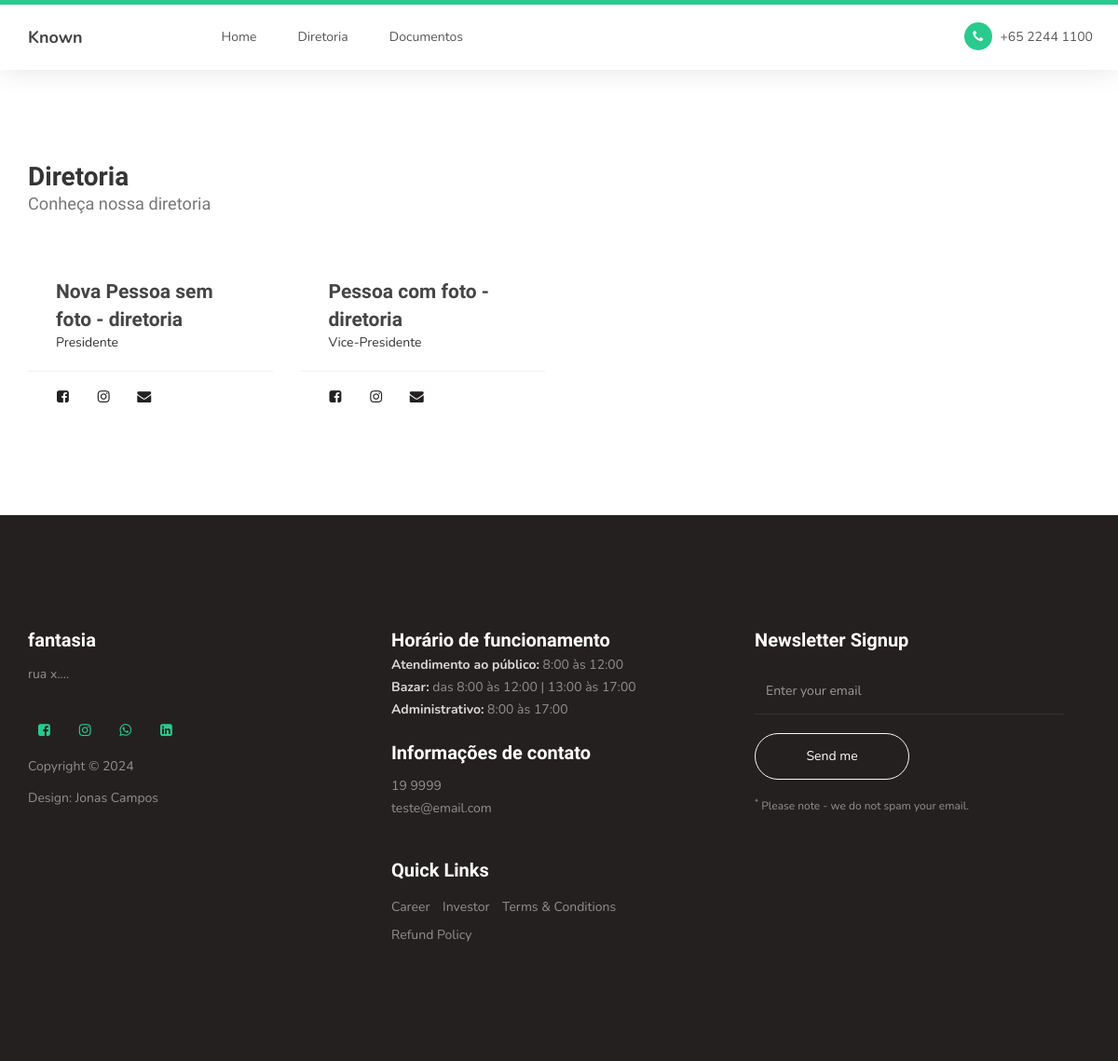
The page /diretoria/ on the database as committed earlier.
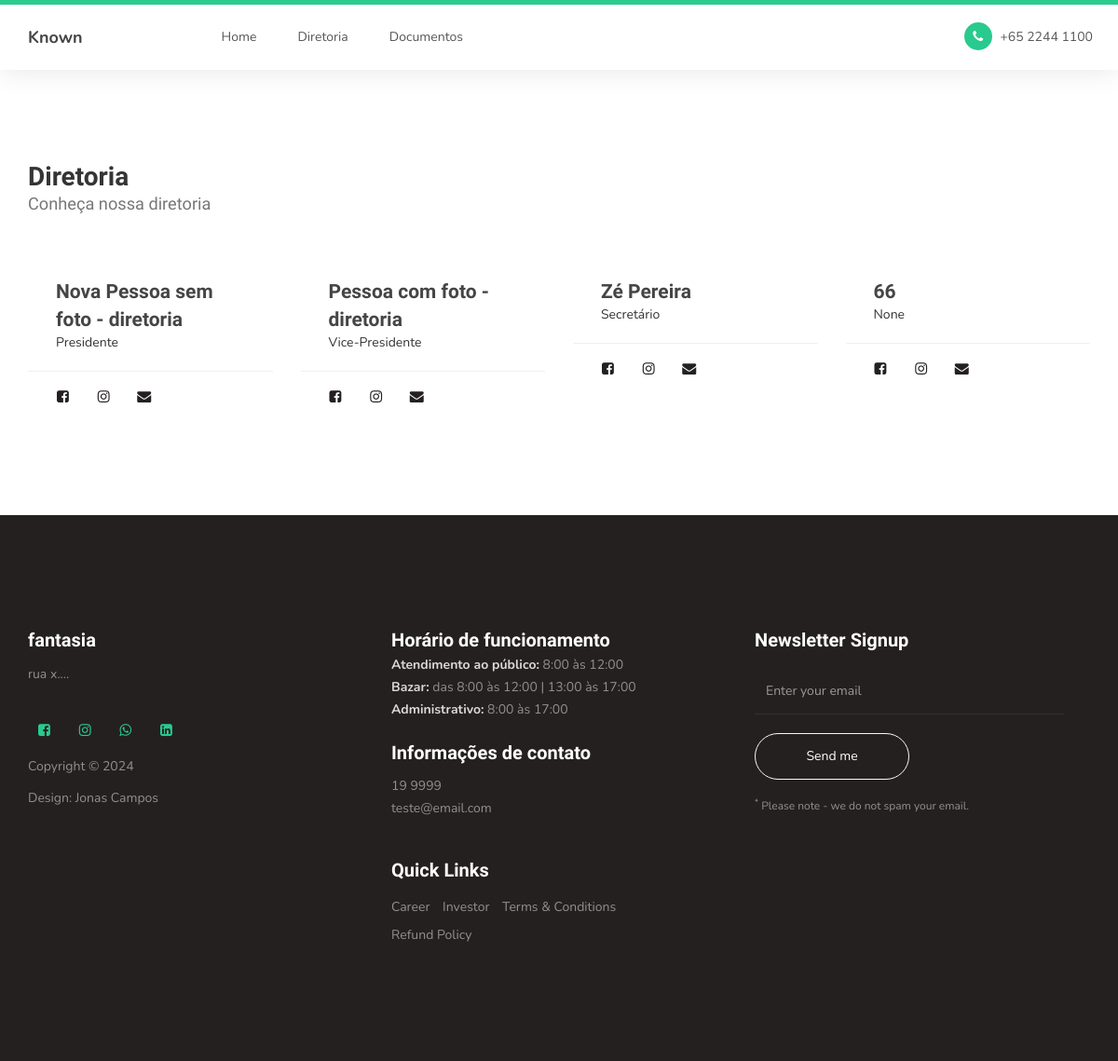
The same page on the database as committed later.
### people/models.py (models this page shows, shortened)
class People(models.Model):
    id = models.AutoField(primary_key=True)
    name = models.CharField(max_length=200, blank=False, null=False, verbose_name="Nome")
    role = models.ForeignKey(
        "JobRole",
        on_delete=models.PROTECT,
        related_name="people_jobRole",
        null=True,
        blank=True,
        verbose_name="Cargo",
    )
    photo = models.ImageField(upload_to="people/", blank=True, null=True, verbose_name="Foto")
    bio = models.TextField(blank=True, null=True)
    team = models.ForeignKey(
        "TeamList",
        on_delete=models.PROTECT,
        related_name="people_team",
        null=False,
        blank=False,
        default=1,
        verbose_name="Equipe",
    )
    board_position = models.ForeignKey(
        "BoardPosition",
        on_delete=models.PROTECT,
        related_name="board_position",
        null=True,
        blank=True,
        verbose_name="Posição na Diretoria",
    )
    created_at = models.DateTimeField(auto_now_add=True)
    updated_at = models.DateTimeField(auto_now=True)
    class Meta:
        verbose_name = "Pessoa"
        verbose_name_plural = "Pessoas"
    class Meta:
        verbose_name = "Pessoa"
        verbose_name_plural = "Pessoas"

class BoardPosition(models.Model):
    id = models.AutoField(primary_key=True)
    role = models.CharField(max_length=100)
    created_at = models.DateTimeField(auto_now_add=True)
    updated_at = models.DateTimeField(auto_now=True)
    def __str__(self) -> str:
        return self.role

### company_entity/models.py (models this page shows, shortened)
class Company(models.Model):
    id = models.AutoField(primary_key=True)
    logo = models.ImageField(
        upload_to="company_entity/logos", verbose_name="Logo", null=True, blank=True
    )
    company_name = models.CharField(max_length=100, verbose_name="Razão Social")
    trade_name = models.CharField(max_length=100, verbose_name="Nome Fantasia")
    is_active = models.BooleanField(
        blank=False, null=False, default=True, verbose_name="Ativo"
    )
    cnpj = models.CharField(max_length=14, verbose_name="CNPJ", null=True, blank=True)
    state_registration = models.CharField(
        max_length=20, verbose_name="Inscrição Estadual", null=True, blank=True
    )
    municipal_registration = models.CharField(
        max_length=20, verbose_name="Inscrição Municipal", null=True, blank=True
    )
    address = models.CharField(
        max_length=100, verbose_name="Endereço", null=True, blank=True
    )
    phone = models.CharField(
        max_length=20, verbose_name="Telefone", null=True, blank=True
    )
    email = models.EmailField(
        max_length=100, verbose_name="E-mail", null=True, blank=True
    )
    website = models.URLField(
        max_length=100, verbose_name="Website", null=True, blank=True
    )
    social_media_facebook = models.URLField(
        blank=True, null=True, verbose_name="Facebook"
    )
    social_media_instagram = models.URLField(
        blank=True, null=True, verbose_name="Instagram"
    )
    social_media_whatsapp = models.URLField(
        blank=True, null=True, verbose_name="WhatsApp"
    )
    social_media_linkedin = models.URLField(
        blank=True, null=True, verbose_name="Linkedin"
    )
    opening_date = models.DateField(
        verbose_name="Data de Abertura", null=True, blank=True
    )
    main_activity = models.CharField(
        max_length=100, verbose_name="Atividade Principal", null=True, blank=True
    )
    secondary_activity = models.CharField(
        max_length=100, verbose_name="Atividade Secundária", null=True, blank=True
    )
    responsible_name = models.CharField(
        max_length=100, verbose_name="Nome do Responsável", null=True, blank=True
    )
    cpf = models.CharField(max_length=14, verbose_name="CPF", null=True, blank=True)
    notes = models.TextField(verbose_name="Observações", null=True, blank=True)
    created_at = models.DateTimeField(auto_now_add=True, verbose_name="Criado em")
    updated_at = models.DateTimeField(
        auto_now=True,
        verbose_name="Atualizado em",
    )
    class Meta:
        verbose_name = "Empresa"
        verbose_name_plural = "Empresas"
        ordering = ["id"]

class SiteFooter(models.Model):
    id = models.AutoField(primary_key=True)
    main_footer = models.BooleanField(
        editable=True,
        default=True,
        unique=True,
        verbose_name="Rodapé Principal",
        help_text="Marque para definir como rodapé principal do site",
        error_messages={"unique": "Já existe um rodapé principal definido"},
    )
    name = models.CharField(
        max_length=100,
        default="Rodapé padrão do site",
        verbose_name="Nome do rodapé (controle interno)",
    )
    service_hours = RichTextField(max_length=200, verbose_name="Horário de Atendimento")
    line_text1 = models.CharField(max_length=200, verbose_name="Texto da Linha 1")
    line_text2 = models.CharField(max_length=200, verbose_name="Texto da Linha 2")
    class Meta:
        verbose_name = "Rodapé do Site"
        verbose_name_plural = "Rodapés do Site"
        ordering = ["id"]

### people/views.py (the view)
# urls.py: path("diretoria/", Diretoria.as_view()),
class Diretoria(ListView):
    model = People
    template_name = 'diretoria.html'
    context_object_name = 'diretoria'
    def get_queryset(self) -> QuerySet[Any]:
        only_board_members = super().get_queryset().filter(team__name="Diretoria").all()
        return only_board_members

### app/context_processors.py (called while the page is built)
def context_company(request):
    company = Company.objects.all().first()
    return {'company': company}

def context_footer(request):
    footer = SiteFooter.objects.filter(main_footer=True).first()
    return {'footer': footer}

def context_partner(request):
    partner = Partner.objects.all()
    print(partner)
    return {'partner': partner}

def context_header_banner(request):
    header_banner = HeaderBanner.objects.all()
    return {'header_banner': header_banner}

### people/templates/diretoria.html (shortened to what this page needs)
{% extends "base.html" %}
{% block content %}
<section id="diretoria">
    <div class="container">
        <div class="row">
            <div class="col-md-12 col-sm-12">
                <div class="section-title">
                    <h2>Diretoria <small>Conheça nossa diretoria</small></h2>
                </div>
            </div>
            {% for member in diretoria %}
            <div class="col-md-3 col-sm-6">
                <div class="team-thumb">
                    <div class="team-info">
                        <h3>{{ member.name }}</h3>
                        <span>{{ member.board_position }}</span>
                    </div>
                    <ul class="social-icon">
                        <li><a href="#" class="fa fa-facebook-square" attr="facebook icon"></a></li>
                        <li><a href="#" class="fa fa-instagram"></a></li>
                        <li><a href="#" class="fa">&#xf0e0;</a></li>
                    </ul>
                </div>
            </div>
            {% endfor %}
        </div>
    </div>
</section>
{% endblock %}

### app/templates/base.html (shortened to what this page needs)
{% load static %}
<!DOCTYPE html>
<html lang="pt_BR">
<head>
    <link rel="stylesheet" href="{% static 'css/bootstrap.min.css' %}">
    <link rel="stylesheet" href="{% static 'css/font-awesome.min.css' %}">
    <link rel="stylesheet" href="{% static 'css/owl.carousel.css' %}">
    <link rel="stylesheet" href="{% static 'css/owl.theme.default.min.css' %}">
    <link rel="stylesheet" href="{% static 'css/templatemo-style.css' %}">
</head>
<body id="top" data-spy="scroll" data-target=".navbar-collapse" data-offset="50">
     {% include 'header_menu.html' %}
     {% block content %}
     {% endblock %}
     {% include 'footer.html' %}
</body>
</html>

### app/templates/header_menu.html (shortened to what this page needs)
<section class="navbar custom-navbar navbar-fixed-top" role="navigation">
    <div class="container">
         <div class="navbar-header">
              <a href="#" class="navbar-brand">Known</a>
         </div>
         <div class="collapse navbar-collapse">
              <ul class="nav navbar-nav navbar-nav-first">
                   <li><a href="/" class="smoothScroll">Home</a></li>
                   <li><a href="/diretoria" class="smoothScroll">Diretoria</a></li>
                   <li><a href="/documentos" class="smoothScroll">Documentos</a></li>
              </ul>
              <ul class="nav navbar-nav navbar-right">
                   <li><a href="#"><i class="fa fa-phone"></i> +65 2244 1100</a></li>
              </ul>
         </div>
    </div>
</section>

### company_entity/templates/footer.html
<footer id="footer">
     <div class="container">
          <div class="row">
               <div class="col-md-4 col-sm-6">
                    <div class="footer-info">
                         <div class="section-title">
                              <h2> {{ company.trade_name }} </h2>
                         </div>
                         <address>
                              <p>{{ company.address }}</p>
                         </address>
                         <ul class="social-icon">
                              <li><a href="{{ company.social_media_facebook }}" class="fa fa-facebook-square" attr="facebook icon"></a></li>
                              <li><a href="{{ company.social_media_instagram }}" class="fa fa-instagram"></a></li>
                              <li><a href="{{ company.social_media_whatsapp }}" class="fa fa-whatsapp"></a></li>
                              <li><a href="{{ company.social_media_linkedin }}" class="fa">&#xf08c;</a></li>
                         </ul>
                         <div class="copyright-text">
                              <p>Copyright &copy; 2024 </p>
                              <p>Design: Jonas Campos</p>
                         </div>
                    </div>
               </div>
               <div class="col-md-4 col-sm-6">
                    <div class="footer-info">
                         <div class="section-title">
                              <h2>Horário de funcionamento</h2>
                              {{ footer.service_hours | safe }}
                         </div>
                         <div class="section-title">
                              <h2>Informações de contato</h2>
                         </div>
                         <address>
                              <p>{{ company.phone }}</p>
                              <p><a href="mailto:{{ company.email }}">{{ company.email }}</a></p>
                         </address>
                         <div class="footer_menu">
                              <h2>Quick Links</h2>
                              <ul>
                                   <li><a href="#">Career</a></li>
                                   <li><a href="#">Investor</a></li>
                                   <li><a href="#">Terms & Conditions</a></li>
                                   <li><a href="#">Refund Policy</a></li>
                              </ul>
                         </div>
                    </div>
               </div>
               <div class="col-md-4 col-sm-12">
                    <div class="footer-info newsletter-form">
                         <div class="section-title">
                              <h2>Newsletter Signup</h2>
                         </div>
                         <div>
                              <div class="form-group">
                                   <form action="#" method="get">
                                        <input type="email" class="form-control" placeholder="Enter your email"
                                             name="email" id="email" required="">
                                        <input type="submit" class="form-control" name="submit" id="form-submit"
                                             value="Send me">
                                   </form>
                                   <span><sup>*</sup> Please note - we do not spam your email.</span>
                              </div>
                         </div>
                    </div>
               </div>
          </div>
     </div>
</footer>

### static/css/templatemo-style.css (style rules this page uses)
body { background: #ffffff; font-family: 'Nunito', sans-serif; overflow-x: hidden; padding-top: 70px; }
h1,h2,h3,h4,h5,h6 { font-family: 'Muli', sans-serif; font-weight: bold; line-height: inherit; }
h2 { color: #353535; font-size: 2em; padding-bottom: 10px; }
h3 { font-size: 1.5em; margin-bottom: 0; }
h3, h3 a { color: #454545; }
p { color: #757575; font-size: 14px; font-weight: normal; line-height: 24px; }
html { -webkit-font-smoothing: antialiased; }
a { color: #252525; -webkit-transition: 0.5s; transition: 0.5s; text-decoration: none !important; }
a, input, button, .form-control { -webkit-transition: 0.5s; transition: 0.5s; }
.section-title { padding-bottom: 40px; }
.section-title h2 { margin: 0; }
.section-title small { display: block; }
section { position: relative; padding: 100px 0; }
.custom-navbar { background: #ffffff; border-top: 5px solid #29ca8e; border-bottom: 0; -webkit-box-shadow: 0 1px 30px rgba(0, 0, 0, 0.1); -moz-box-shadow: 0 1px 30px rgba(0, 0, 0, 0.1); box-shadow: 0 1px 30px rgba(0, 0, 0, 0.1); padding: 12px 0; margin-bottom: 0; padding: 0; }
.custom-navbar .navbar-brand { color: #454545; font-size: 18px; font-weight: bold; line-height: 40px; }
.custom-navbar .navbar-nav.navbar-nav-first { margin-left: 8em; }
.custom-navbar .navbar-nav.navbar-right li a { padding-right: 12px; padding-left: 12px; }
.custom-navbar .navbar-nav.navbar-right li a .fa { background: #29ca8e; border-radius: 100%; color: #ffffff; width: 30px; height: 30px; line-height: 30px; text-align: center; display: inline-block; margin-right: 5px; }
.custom-navbar .nav li a { line-height: 40px; color: #575757; padding-right: 22px; padding-left: 22px; }
.team-thumb { background: #ffffff; position: relative; overflow: hidden; text-align: left; }
.team-info { padding: 20px 30px; }
.team-thumb .social-icon { border-top: 1px solid #f0f0f0; padding: 4px 20px 0 20px; }
.team-thumb .social-icon li a { background: #ffffff; color: #252020; }
.team-info h3 { margin: 0; }
footer { background: #252020; padding: 120px 0; }
footer .section-title { padding-bottom: 10px; }
footer h2 { font-size: 20px; }
footer a, footer p { color: #909090; }
footer strong { color: #d9d9d9; }
footer address p { margin-bottom: 0; }
footer .social-icon { margin-top: 25px; }
.footer-info { margin-right: 2em; }
.footer-info h2 { color: #ffffff; padding: 0; }
.footer_menu h2 { margin-top: 2em; }
.footer_menu ul { margin: 0; padding: 0; }
.footer_menu li { display: inline-block; list-style: none; margin: 5px 10px 5px 0; }
.newsletter-form .form-control { background: transparent; border-radius: 0; box-shadow: none; border: 0; border-bottom: 1px solid #303030; height: 50px; margin: 5px 0; }
.newsletter-form input[type="submit"] { background: transparent; border: 1px solid #f9f9f9; border-radius: 50px; color: #ffffff; display: block; margin-top: 20px; outline: none; width: 50%; }
.newsletter-form .form-group span { color: #909090; display: block; font-size: 12px; margin-top: 20px; }
.social-icon { position: relative; padding: 0; margin: 0; }
.social-icon li { display: inline-block; list-style: none; margin-bottom: 5px; }
.social-icon li a { border-radius: 100px; color: #29ca8e; font-size: 15px; width: 35px; height: 35px; line-height: 35px; text-decoration: none; text-align: center; transition: all 0.4s ease-in-out; position: relative; margin: 5px 5px 5px 0; }

Rows that differ between the two databases and show on the page:
added People: name "Zé Pereira", board_position "Secretário"
added People: name "66", board_position "None"
